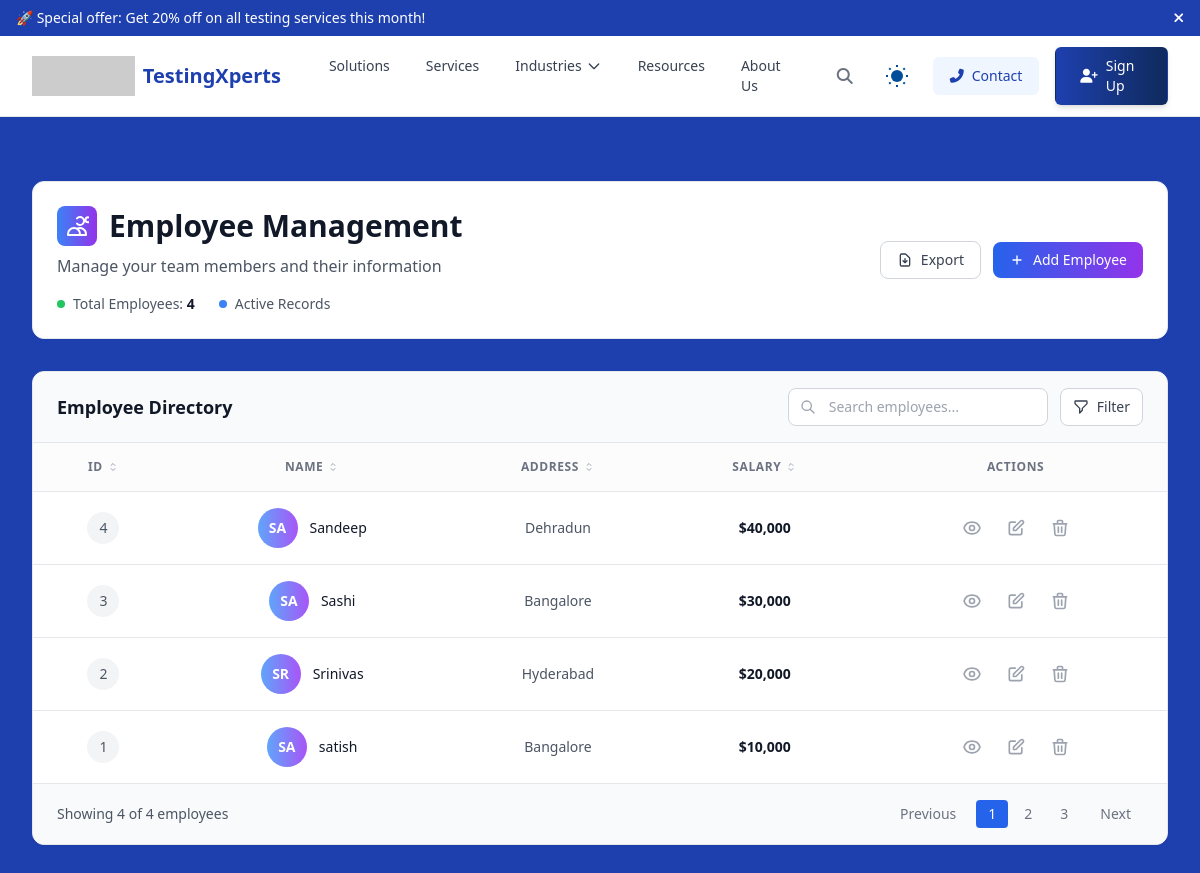
The page / on the database its author committed.
### tables this page shows
CREATE TABLE `employees` (
  `id` int(11) NOT NULL,
  `name` varchar(100) NOT NULL,
  `address` varchar(255) NOT NULL,
  `salary` bigint(20) NOT NULL
);

### index.php (the view, shortened to what the rows shown need)
<!DOCTYPE html>
<html lang="en" data-theme="light">
<head>
    <script src="https://cdn.tailwindcss.com"></script>
    <link rel="stylesheet" href="https://cdnjs.cloudflare.com/ajax/libs/font-awesome/6.4.0/css/all.min.css">
</head>
<body class="bg-gray-50 dark:bg-gray-900 transition-colors duration-300">
    <header class="masthead">
     <div class="min-h-screen py-8">
        <div class="max-w-7xl mx-auto px-4 sm:px-6 lg:px-8">
            <div class="mb-8 bg-white dark:bg-gray-800 rounded-xl shadow-sm border border-gray-200 dark:border-gray-700 p-6">
                <div class="flex flex-col lg:flex-row lg:items-center lg:justify-between gap-4">
                    <div class="flex-1">
                        <div class="flex items-center gap-3 mb-2">
                            <h1 class="text-3xl font-bold text-gray-900 dark:text-white">Employee Management</h1>
                        </div>
                        <?php
                        require_once "config.php";
                        ?>
                    </div>
                </div>
            </div>
            <?php
            $sql = "SELECT * FROM employees ORDER BY id DESC";
            if($result = mysqli_query($link, $sql)){
                if(mysqli_num_rows($result) > 0){
            ?>
            <div class="bg-white dark:bg-gray-800 rounded-xl shadow-sm border border-gray-200 dark:border-gray-700 overflow-hidden">
                <div class="overflow-x-auto">
                    <table class="w-full">
                        <thead>
                            <tr class="border-b border-gray-200 dark:border-gray-700 bg-gray-50/50 dark:bg-gray-900/25">
                                <th class="px-6 py-4 text-center text-xs font-semibold text-gray-500 dark:text-gray-400 uppercase tracking-wider">
                                    <div class="flex items-center justify-center gap-1">
                                        ID
                                        <svg class="w-3 h-3 text-gray-400" fill="none" stroke="currentColor" viewBox="0 0 24 24">
                                            <path stroke-linecap="round" stroke-linejoin="round" stroke-width="2" d="M8 9l4-4 4 4m0 6l-4 4-4-4"/>
                                        </svg>
                                    </div>
                                </th>
                                <th class="px-6 py-4 text-center text-xs font-semibold text-gray-500 dark:text-gray-400 uppercase tracking-wider">
                                    <div class="flex items-center justify-center gap-1">
                                        Name
                                        <svg class="w-3 h-3 text-gray-400" fill="none" stroke="currentColor" viewBox="0 0 24 24">
                                            <path stroke-linecap="round" stroke-linejoin="round" stroke-width="2" d="M8 9l4-4 4 4m0 6l-4 4-4-4"/>
                                        </svg>
                                    </div>
                                </th>
                                <th class="px-6 py-4 text-center text-xs font-semibold text-gray-500 dark:text-gray-400 uppercase tracking-wider">
                                    <div class="flex items-center justify-center gap-1">
                                        Address
                                        <svg class="w-3 h-3 text-gray-400" fill="none" stroke="currentColor" viewBox="0 0 24 24">
                                            <path stroke-linecap="round" stroke-linejoin="round" stroke-width="2" d="M8 9l4-4 4 4m0 6l-4 4-4-4"/>
                                        </svg>
                                    </div>
                                </th>
                                <th class="px-6 py-4 text-center text-xs font-semibold text-gray-500 dark:text-gray-400 uppercase tracking-wider">
                                    <div class="flex items-center justify-center gap-1">
                                        Salary
                                        <svg class="w-3 h-3 text-gray-400" fill="none" stroke="currentColor" viewBox="0 0 24 24">
                                            <path stroke-linecap="round" stroke-linejoin="round" stroke-width="2" d="M8 9l4-4 4 4m0 6l-4 4-4-4"/>
                                        </svg>
                                    </div>
                                </th>
                                <th class="px-6 py-4 text-center text-xs font-semibold text-gray-500 dark:text-gray-400 uppercase tracking-wider">Actions</th>
                            </tr>
                        </thead>
                        <tbody class="divide-y divide-gray-200 dark:divide-gray-700">
                            <?php
                            while($row = mysqli_fetch_array($result)){
                            ?>
                            <tr class="hover:bg-gray-50 dark:hover:bg-gray-700/50 transition-colors duration-150 group">
                                <td class="px-6 py-4 whitespace-nowrap text-center">
                                    <div class="flex items-center justify-center">
                                        <span class="inline-flex items-center justify-center w-8 h-8 bg-gray-100 dark:bg-gray-700 text-gray-600 dark:text-gray-300 rounded-full text-sm font-medium">
                                            <?php echo htmlspecialchars($row['id']); ?>
                                        </span>
                                    </div>
                                </td>
                                <td class="px-6 py-4 whitespace-nowrap text-center">
                                    <div class="flex items-center justify-center">
                                        <div class="flex items-center gap-3">
                                            <div class="w-10 h-10 bg-gradient-to-r from-blue-400 to-purple-500 rounded-full flex items-center justify-center text-white font-semibold text-sm">
                                                <?php echo strtoupper(substr(htmlspecialchars($row['name']), 0, 2)); ?>
                                            </div>
                                            <div>
                                                <div class="text-sm font-medium text-gray-900 dark:text-white">
                                                    <?php echo htmlspecialchars($row['name']); ?>
                                                </div>
                                            </div>
                                        </div>
                                    </div>
                                </td>
                                <td class="px-6 py-4 text-center">
                                    <div class="text-sm text-gray-600 dark:text-gray-300 max-w-xs truncate">
                                        <?php echo htmlspecialchars($row['address']); ?>
                                    </div>
                                </td>
                                <td class="px-6 py-4 whitespace-nowrap text-center">
                                    <div class="text-sm font-semibold text-gray-900 dark:text-white">
                                        $<?php echo number_format($row['salary']); ?>
                                    </div>
                                </td>
                                <td class="px-6 py-4 whitespace-nowrap text-center">
                                    <div class="flex items-center justify-center gap-2">
                                        <a href="read.php?id=<?php echo $row['id']; ?>"
                                           class="inline-flex items-center justify-center w-9 h-9 text-gray-400 hover:text-blue-600 hover:bg-blue-50 dark:hover:bg-blue-900/30 rounded-lg transition-all duration-200 group"
                                           title="View Employee">
                                        </a>
                                        <a href="update.php?id=<?php echo $row['id']; ?>"
                                           class="inline-flex items-center justify-center w-9 h-9 text-gray-400 hover:text-green-600 hover:bg-green-50 dark:hover:bg-green-900/30 rounded-lg transition-all duration-200"
                                           title="Edit Employee">
                                            <svg class="w-5 h-5" fill="none" stroke="currentColor" viewBox="0 0 24 24">
                                                <path stroke-linecap="round" stroke-linejoin="round" stroke-width="2" d="M11 5H6a2 2 0 00-2 2v11a2 2 0 002 2h11a2 2 0 002-2v-5m-1.414-9.414a2 2 0 112.828 2.828L11.828 15H9v-2.828l8.586-8.586z"/>
                                            </svg>
                                        </a>
                                        <a href="delete.php?id=<?php echo $row['id']; ?>"
                                           class="inline-flex items-center justify-center w-9 h-9 text-gray-400 hover:text-red-600 hover:bg-red-50 dark:hover:bg-red-900/30 rounded-lg transition-all duration-200"
                                           title="Delete Employee"
                                           onclick="return confirm('Are you sure you want to delete this employee?');">
                                            <svg class="w-5 h-5" fill="none" stroke="currentColor" viewBox="0 0 24 24">
                                                <path stroke-linecap="round" stroke-linejoin="round" stroke-width="2" d="M19 7l-.867 12.142A2 2 0 0116.138 21H7.862a2 2 0 01-1.995-1.858L5 7m5 4v6m4-6v6m1-10V4a1 1 0 00-1-1h-4a1 1 0 00-1 1v3M4 7h16"/>
                                            </svg>
                                        </a>
                                    </div>
                                </td>
                            </tr>
                            <?php } ?>
                        </tbody>
                    </table>
                </div>
            </div>
            <?php
            }
        }
        ?>
        </div>
    </div>
</header>
</body>
</html>

### rows shown on the page
employees: id "4", name "SA", name "Sandeep", address "Dehradun", salary "40,000"
employees: id "3", name "SA", name "Sashi", address "Bangalore", salary "30,000"
employees: id "2", name "SR", name "Srinivas", address "Hyderabad", salary "20,000"
employees: id "1", name "SA", name "satish", address "Bangalore", salary "10,000"

### other values the page prints
$total_employees "4"
mysqli_num_rows($result) "4"
